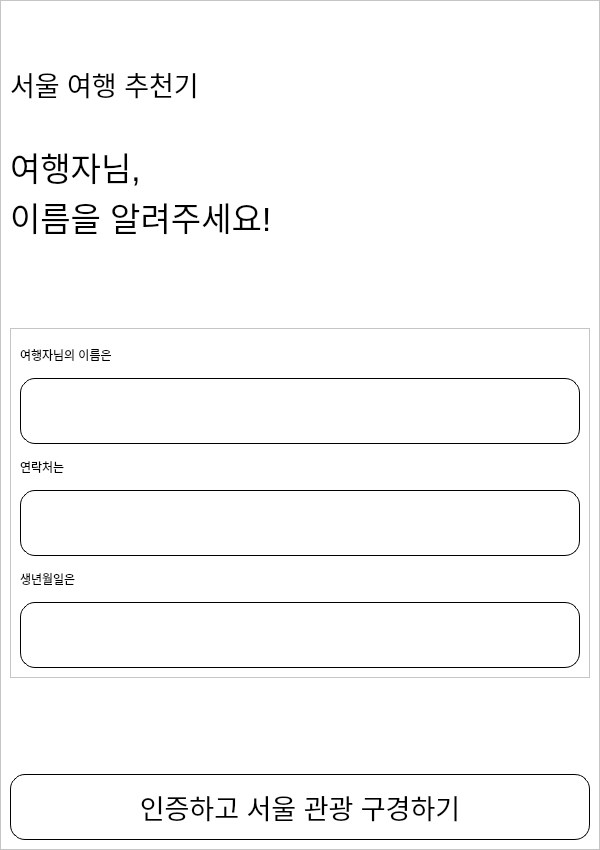
<?xml version="1.0" encoding="UTF-8"?>
<ui version="4.0">
 <class>Dialog</class>
 <widget class="QDialog" name="Dialog">
  <property name="geometry">
   <rect>
    <x>0</x>
    <y>0</y>
    <width>600</width>
    <height>850</height>
   </rect>
  </property>
  <property name="windowTitle">
   <string>Dialog</string>
  </property>
  <property name="styleSheet">
   <string notr="true">background-color: rgb(255, 255, 255);</string>
  </property>
  <layout class="QVBoxLayout" name="verticalLayout_3">
   <property name="spacing">
    <number>0</number>
   </property>
   <property name="leftMargin">
    <number>0</number>
   </property>
   <property name="topMargin">
    <number>0</number>
   </property>
   <property name="rightMargin">
    <number>0</number>
   </property>
   <property name="bottomMargin">
    <number>0</number>
   </property>
   <item>
    <widget class="QFrame" name="frame_2">
     <property name="frameShape">
      <enum>QFrame::StyledPanel</enum>
     </property>
     <property name="frameShadow">
      <enum>QFrame::Raised</enum>
     </property>
     <layout class="QVBoxLayout" name="verticalLayout_2">
      <item>
       <spacer name="verticalSpacer_4">
        <property name="orientation">
         <enum>Qt::Vertical</enum>
        </property>
        <property name="sizeType">
         <enum>QSizePolicy::Fixed</enum>
        </property>
        <property name="sizeHint" stdset="0">
         <size>
          <width>20</width>
          <height>55</height>
         </size>
        </property>
       </spacer>
      </item>
      <item>
       <widget class="QLabel" name="label_4">
        <property name="maximumSize">
         <size>
          <width>16777215</width>
          <height>37</height>
         </size>
        </property>
        <property name="font">
         <font>
          <pointsize>20</pointsize>
         </font>
        </property>
        <property name="text">
         <string>서울 여행 추천기</string>
        </property>
       </widget>
      </item>
      <item>
       <spacer name="verticalSpacer_2">
        <property name="orientation">
         <enum>Qt::Vertical</enum>
        </property>
        <property name="sizeType">
         <enum>QSizePolicy::Fixed</enum>
        </property>
        <property name="sizeHint" stdset="0">
         <size>
          <width>20</width>
          <height>35</height>
         </size>
        </property>
       </spacer>
      </item>
      <item>
       <widget class="QLabel" name="label_5">
        <property name="maximumSize">
         <size>
          <width>16777215</width>
          <height>96</height>
         </size>
        </property>
        <property name="font">
         <font>
          <pointsize>25</pointsize>
         </font>
        </property>
        <property name="text">
         <string>여행자님,
이름을 알려주세요!</string>
        </property>
       </widget>
      </item>
      <item>
       <spacer name="verticalSpacer_3">
        <property name="orientation">
         <enum>Qt::Vertical</enum>
        </property>
        <property name="sizeType">
         <enum>QSizePolicy::Expanding</enum>
        </property>
        <property name="sizeHint" stdset="0">
         <size>
          <width>20</width>
          <height>87</height>
         </size>
        </property>
       </spacer>
      </item>
      <item>
       <widget class="QFrame" name="frame">
        <property name="minimumSize">
         <size>
          <width>0</width>
          <height>350</height>
         </size>
        </property>
        <property name="maximumSize">
         <size>
          <width>16777215</width>
          <height>350</height>
         </size>
        </property>
        <property name="styleSheet">
         <string notr="true">QLineEdit{border-radius:15px;
border:1px solid black;
	font: 20pt;
}</string>
        </property>
        <property name="frameShape">
         <enum>QFrame::StyledPanel</enum>
        </property>
        <property name="frameShadow">
         <enum>QFrame::Raised</enum>
        </property>
        <layout class="QVBoxLayout" name="verticalLayout">
         <item>
          <widget class="QLabel" name="label">
           <property name="text">
            <string>여행자님의 이름은</string>
           </property>
          </widget>
         </item>
         <item>
          <widget class="QLineEdit" name="lineEdit">
           <property name="minimumSize">
            <size>
             <width>560</width>
             <height>66</height>
            </size>
           </property>
          </widget>
         </item>
         <item>
          <widget class="QLabel" name="label_2">
           <property name="text">
            <string>연락처는</string>
           </property>
          </widget>
         </item>
         <item>
          <widget class="QLineEdit" name="lineEdit_2">
           <property name="minimumSize">
            <size>
             <width>560</width>
             <height>66</height>
            </size>
           </property>
          </widget>
         </item>
         <item>
          <widget class="QLabel" name="label_3">
           <property name="text">
            <string>생년월일은</string>
           </property>
          </widget>
         </item>
         <item>
          <widget class="QLineEdit" name="lineEdit_3">
           <property name="minimumSize">
            <size>
             <width>560</width>
             <height>66</height>
            </size>
           </property>
          </widget>
         </item>
        </layout>
       </widget>
      </item>
      <item>
       <spacer name="verticalSpacer">
        <property name="orientation">
         <enum>Qt::Vertical</enum>
        </property>
        <property name="sizeType">
         <enum>QSizePolicy::Fixed</enum>
        </property>
        <property name="sizeHint" stdset="0">
         <size>
          <width>20</width>
          <height>90</height>
         </size>
        </property>
       </spacer>
      </item>
      <item>
       <widget class="QPushButton" name="pushButton">
        <property name="minimumSize">
         <size>
          <width>0</width>
          <height>66</height>
         </size>
        </property>
        <property name="styleSheet">
         <string notr="true">border-radius:15px;
border:1px solid black;
	font: 20pt;</string>
        </property>
        <property name="text">
         <string>인증하고 서울 관광 구경하기</string>
        </property>
       </widget>
      </item>
     </layout>
    </widget>
   </item>
  </layout>
 </widget>
 <resources/>
 <connections/>
</ui>
